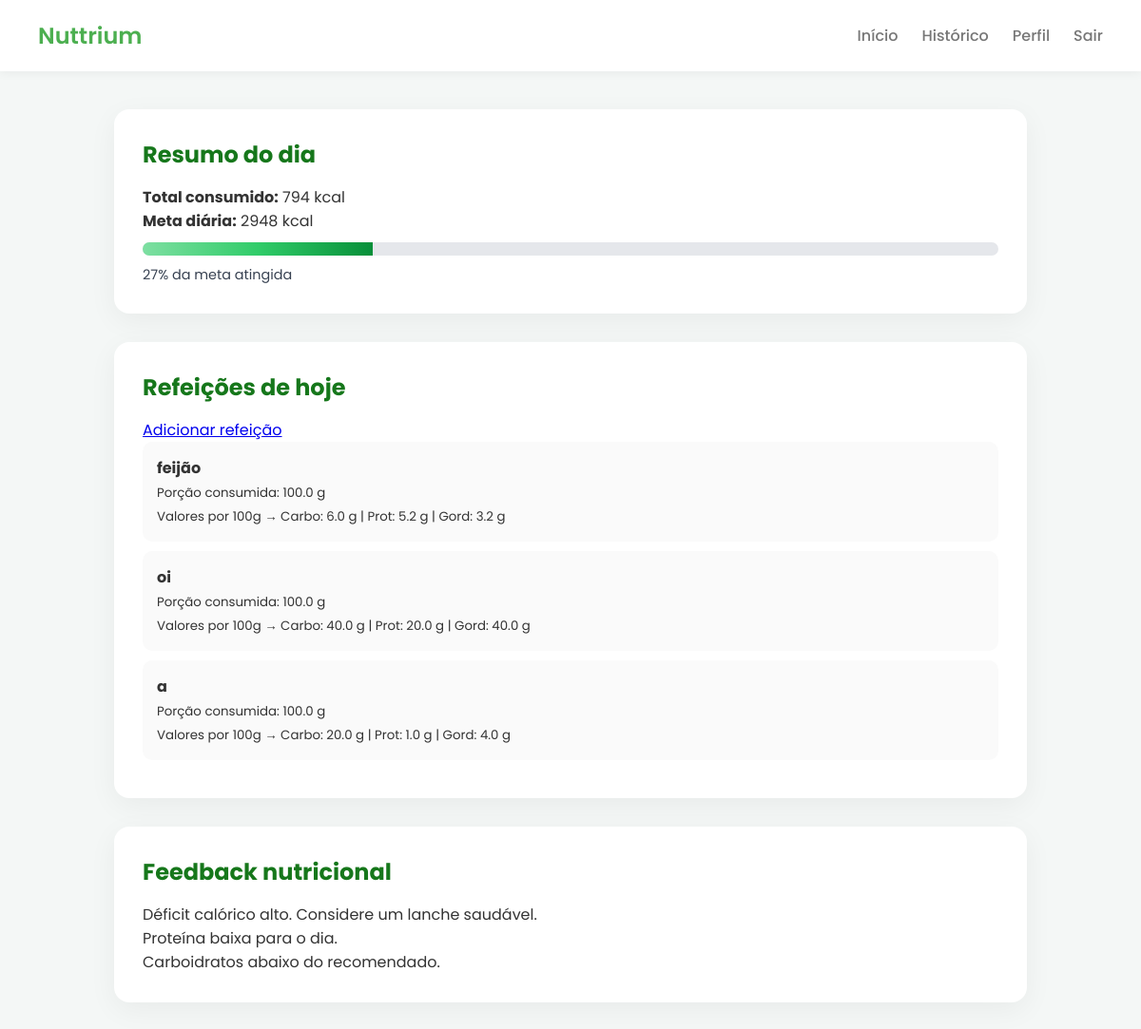
Page /dashboard/ (signed in) on the committed database.
### perfil/models.py (models this page shows, shortened)
class Perfil(models.Model):
    user = models.OneToOneField(User, on_delete=models.CASCADE)
    peso = models.FloatField(null=True, blank=True)
    altura = models.FloatField(null=True, blank=True)
    idade = models.IntegerField(null=True, blank=True)
    meta_calorica = models.FloatField(null=True, blank=True)
    atividade = models.CharField(
        max_length=20,
        choices=[
            ('sedentario', 'Sedentário'),
            ('leve', 'Leve'),
            ('moderado', 'Moderado'),
            ('intenso', 'Intenso'),
        ],
        default='sedentario'
    )
    objetivo = models.CharField(
        max_length=20,
        choices=[
            ('perder', 'Perder peso'),
            ('manter', 'Manter peso'),
            ('ganhar', 'Ganhar peso'),
        ],
        default='manter'
    )
    meta_calorica = models.FloatField(default=0)

### refeicoes/models.py (models this page shows)
class Refeicao(models.Model):
    user = models.ForeignKey(User, on_delete=models.CASCADE)
    nome = models.CharField(max_length=100)
    carboidratos = models.FloatField(help_text="Carboidratos por 100g")
    proteinas = models.FloatField(help_text="Proteínas por 100g")
    gorduras = models.FloatField(help_text="Gorduras por 100g")
    porcao = models.FloatField(help_text="Porção consumida em gramas")
    data = models.DateField(auto_now_add=True)
    def calorias(self):
        fator = self.porcao / 100
        carbo = self.carboidratos * fator
        prot = self.proteinas * fator
        gord = self.gorduras * fator
        return carbo * 4 + prot * 4 + gord * 9

### alimentacao/views.py (the view)
# urls.py: path("dashboard/", views.dashboard, name="dashboard"),
@login_required
def dashboard(request):
    perfil = Perfil.objects.filter(user=request.user).first()
    refeicoes = Refeicao.objects.filter(user=request.user)
    total_calorias = sum(r.calorias() for r in refeicoes)
    percentual = 0
    if perfil and perfil.meta_calorica:
        percentual = min((total_calorias / perfil.meta_calorica) * 100, 100)
    feedback = []
    if perfil and perfil.meta_calorica:
        feedback = gerar_feedback(
            total_calorias,
            perfil.meta_calorica,
            sum(r.carboidratos for r in refeicoes),
            sum(r.proteinas for r in refeicoes),
            sum(r.gorduras for r in refeicoes),
        )
    return render(request, "dashboard.html", {
        "perfil": perfil,
        "refeicoes": refeicoes,
        "total": total_calorias,
        "percentual": percentual,
        "feedback": feedback,
    })

### alimentacao/services.py (called while the page is built)
def gerar_feedback(total, meta, carbo, prot, gord):
    pct = (total / meta) * 100 if meta else 0
    mensagens = []
    if pct < 70:
        mensagens.append("Déficit calórico alto. Considere um lanche saudável.")
    elif pct <= 100:
        mensagens.append("Você está dentro da meta calórica.")
    else:
        mensagens.append("Excesso calórico. Prefira refeições leves.")
    if prot < 50:
        mensagens.append("Proteína baixa para o dia.")
    if gord > 70:
        mensagens.append("Gordura elevada.")
    if carbo < 130:
        mensagens.append("Carboidratos abaixo do recomendado.")
    return mensagens

### alimentacao/templates/dashboard.html
{% extends 'base.html' %}
{% block content %}
<div class="card">
  <h2>Resumo do dia</h2>
  <p><strong>Total consumido:</strong> {{ total|floatformat:0 }} kcal</p>
  {% if perfil and perfil.meta_calorica %}
    <p><strong>Meta diária:</strong> {{ perfil.meta_calorica|floatformat:0 }} kcal</p>
    <div class="progress">
      <div class="progress-fill" style="width: {{ percentual }}%;"></div>
    </div>
    <p class="percentual">
      {{ percentual|floatformat:0 }}% da meta atingida
    </p>
  {% else %}
    <p>Complete seu perfil para calcular a meta diária.</p>
    <a href="{% url 'perfil' %}" class="btn">Completar perfil</a>
  {% endif %}
</div>
<div class="card">
  <h2>Refeições de hoje</h2>
  <a href="{% url 'criar_refeicao' %}" class="btn">Adicionar refeição</a>
  {% if refeicoes %}
    <ul class="historico">
      {% for r in refeicoes %}
        <li>
          <strong>{{ r.nome }}</strong><br>
          <small>
            Porção consumida: {{ r.porcao }} g<br>
            Valores por 100g →
            Carbo: {{ r.carboidratos }} g |
            Prot: {{ r.proteinas }} g |
            Gord: {{ r.gorduras }} g
          </small>
        </li>
      {% endfor %}
    </ul>
  {% else %}
    <p>Nenhuma refeição registrada hoje.</p>
  {% endif %}
</div>
{% if feedback %}
<div class="card">
  <h2>Feedback nutricional</h2>
  {% for msg in feedback %}
    <p>{{ msg }}</p>
  {% endfor %}
</div>
{% endif %}
{% endblock %}

### alimentacao/static/css/styles.css (style rules this page uses)
:root { --verde: #4CAF50; --verde-escuro: #16771b; --fundo: #f4f7f6; --card: #ffffff; --texto: #333; --cinza: #777; }
* { margin: 0; padding: 0; box-sizing: border-box; font-family: 'Poppins', sans-serif; }
body { background: var(--fundo); color: var(--texto); }
.card { background: var(--card); padding: 30px; border-radius: 16px; box-shadow: 0 8px 30px rgba(0,0,0,.05); margin-bottom: 30px; }
.card h2 { margin-bottom: 15px; color: var(--verde-escuro); }
.historico li { padding: 15px; background: #fafafa; border-radius: 10px; margin-bottom: 10px; list-style: none; }
.progress { width: 100%; height: 14px; background: #e5e7eb; border-radius: 10px; overflow: hidden; margin: 10px 0; }
.progress-fill { height: 100%; background: linear-gradient(90deg, #7edfa2, #30cc69, #078f39); transition: width 0.4s ease; }
.progress-fill { width: calc(var(--percentual) * 1%); }
.percentual { font-size: 0.9rem; color: #374151; }

### rows in the picture
Perfil: meta_calorica "2948"
Refeicao: nome "feijão", porcao "100.0", carboidratos "6.0", proteinas "5.2", gorduras "3.2"
Refeicao: nome "oi", porcao "100.0", carboidratos "40.0", proteinas "20.0", gorduras "40.0"
Refeicao: nome "a", porcao "100.0", carboidratos "20.0", proteinas "1.0", gorduras "4.0"

### other values in the picture
{{ total|floatformat:0 }} "794"
{{ percentual|floatformat:0 }} "27"
{{ msg }} "Déficit calórico alto. Considere um lanche saudável." "Proteína baixa para o dia." "Carboidratos abaixo do recomendado."
